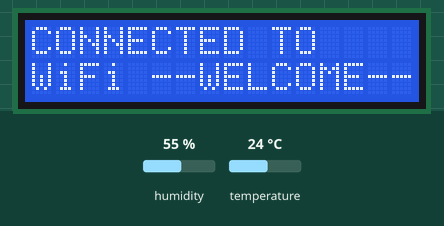
Simulated run of this sketch. Board: ESP8266 (NodeMCU). Shown: 16×2 character LCD. The test bench sets the inputs (shaded band); at power-on: humidity 55 %, temperature 24 °C. WiFi joins after 1.5 s; servers stay silent unless stated; uploads are accepted with an empty reply; what the sketch prints to the serial monitor is not drawn.

Above: at 1.7 s.
At 4.8 s:
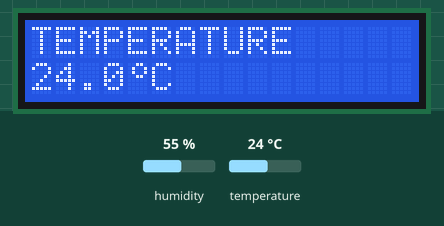
4.9 s: humidity set to 22 %
13.4 s: temperature set to 12 °C
At 21.6 s:
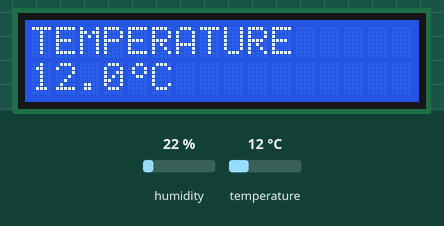
22.2 s: humidity set to 40 %
At 32.5 s:
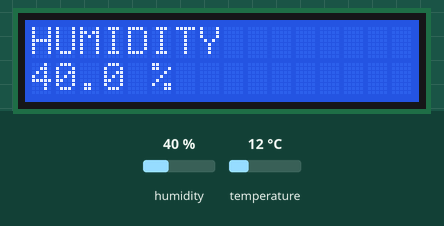
32.8 s: temperature set to 19 °C
At 39.1 s:
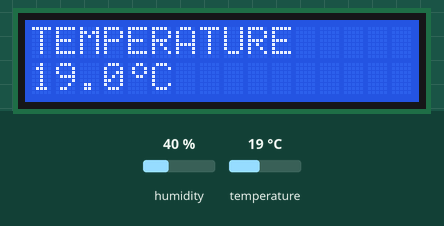
Timing chart, 0 to 40.6 s (numbered marks = the images above; inputs shaded):
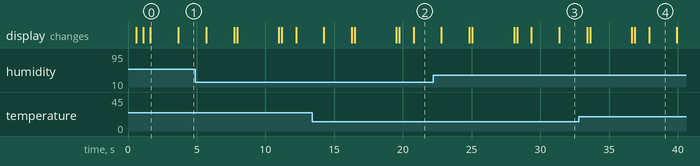

The sketch:

sistec_iot.ino
```cpp
// ============================================
// SISTec IoT Application 2026
// ESP8266 Arduino Code
// DHT11 Sensor + 16x2 LCD (I2C)
// ============================================

#include <ESP8266WiFi.h>
#include <ESP8266HTTPClient.h>
#include <WiFiClientSecureBearSSL.h>
#include <DHT.h>
#include <Wire.h>
#include <LiquidCrystal_I2C.h>

// ---- WiFi Credentials ----
const char* ssid     = "Ansh";       // Change this
const char* password = "123456789";   // Change this

// ---- Render Server URL ----
// Replace with your actual Render deployment URL
const char* serverURL = "https://newiot.onrender.com";

// ---- DHT11 Sensor Settings ----
#define DHTPIN D5
#define DHTTYPE DHT11
DHT dht(DHTPIN, DHTTYPE);

// ---- LCD Settings ----
// SDA = D2, SCL = D1
LiquidCrystal_I2C lcd(0x27, 16, 2);

// ---- Degree symbol for LCD ----
byte degreeChar[8] = {
  0b00110,
  0b01001,
  0b01001,
  0b00110,
  0b00000,
  0b00000,
  0b00000,
  0b00000
};

void setup() {
  Serial.begin(115200);
  dht.begin();

  // Setup LCD
  Wire.begin(D2, D1); // SDA=D2, SCL=D1
  lcd.init();
  lcd.backlight();
  lcd.createChar(0, degreeChar); // Register degree symbol

  // ---- Screen 1: Connecting to WiFi ----
  lcd.clear();
  lcd.setCursor(0, 0);
  lcd.print("CONNECTING TO");
  lcd.setCursor(0, 1);
  lcd.print("WiFi");

  // Connect to WiFi
  WiFi.begin(ssid, password);
  while (WiFi.status() != WL_CONNECTED) {
    delay(500);
    lcd.print(".");
    Serial.print(".");
  }

  Serial.println("\nWiFi Connected!");

  // ---- Screen 2: Connected ----
  lcd.clear();
  lcd.setCursor(0, 0);
  lcd.print("CONNECTED TO");
  lcd.setCursor(0, 1);
  lcd.print("WiFi --WELCOME--");
  delay(2000);
}

void loop() {
  // Read DHT11 Sensor
  float temperature = dht.readTemperature();
  float humidity = dht.readHumidity();

  // Check if sensor reading is valid
  if (isnan(temperature) || isnan(humidity)) {
    Serial.println("DHT11 read failed!");
    lcd.clear();
    lcd.setCursor(0, 0);
    lcd.print("SENSOR ERROR");
    delay(2000);
    return;
  }

  Serial.print("Temperature: ");
  Serial.print(temperature);
  Serial.print(" C | Humidity: ");
  Serial.print(humidity);
  Serial.println(" %");

  // ---- Screen 3: Temperature ----
  lcd.clear();
  lcd.setCursor(0, 0);
  lcd.print("TEMPERATURE");
  lcd.setCursor(0, 1);
  lcd.print(temperature, 1);
  lcd.write(0); // Degree symbol
  lcd.print("C");
  delay(2000);

  // ---- Screen 4: Humidity ----
  lcd.clear();
  lcd.setCursor(0, 0);
  lcd.print("HUMIDITY");
  lcd.setCursor(0, 1);
  lcd.print(humidity, 1);
  lcd.print(" %");
  delay(2000);

  // ---- Screen 5: Fetch LCD Text from Server ----
  lcd.clear();
  lcd.setCursor(0, 0);
  lcd.print("SISTec DISPLAY");
  lcd.setCursor(0, 1);
  lcd.print("Fetching...");

  String lcdText = fetchLCDText();

  lcd.clear();
  lcd.setCursor(0, 0);
  lcd.print("SISTec DISPLAY");
  lcd.setCursor(0, 1);
  lcd.print(lcdText);
  delay(3000);

  // ---- Screen 6: Sending Data ----
  lcd.clear();
  lcd.setCursor(0, 0);
  lcd.print("SENDING DATA TO");
  lcd.setCursor(0, 1);
  lcd.print("WEB SERVER....");

  // Send sensor data to server
  bool sent = sendSensorData(temperature, humidity);

  // ---- Screen 7: Data Sent ----
  lcd.clear();
  lcd.setCursor(0, 0);
  if (sent) {
    lcd.print("DATA SENT...!!");
  } else {
    lcd.print("SEND FAILED!");
  }
  delay(1000);
}


// ============================================
// FUNCTION: Send Temperature & Humidity to Server
// ============================================
bool sendSensorData(float temperature, float humidity) {
  if (WiFi.status() != WL_CONNECTED) {
    Serial.println("WiFi not connected!");
    return false;
  }

  // Build URL: /api/save?temperature=25.5&humidity=56.2
  String url = String(serverURL) + "/api/save?temperature=" + String(temperature, 1) + "&humidity=" + String(humidity, 1);
  Serial.println("Sending to: " + url);

  // Use BearSSL for HTTPS (Render uses HTTPS only)
  BearSSL::WiFiClientSecure client;
  client.setInsecure(); // Skip SSL certificate verification (easier for beginners)

  HTTPClient https;
  https.begin(client, url);

  int httpCode = https.GET();
  String response = https.getString();
  https.end();

  Serial.print("HTTP Code: ");
  Serial.println(httpCode);
  Serial.println("Response: " + response);

  return (httpCode == 200);
}


// ============================================
// FUNCTION: Fetch LCD Text from Server
// ============================================
String fetchLCDText() {
  if (WiFi.status() != WL_CONNECTED) {
    return "No WiFi";
  }

  String url = String(serverURL) + "/api/lcd";
  Serial.println("Fetching LCD text from: " + url);

  BearSSL::WiFiClientSecure client;
  client.setInsecure(); // Skip SSL verification

  HTTPClient https;
  https.begin(client, url);

  int httpCode = https.GET();
  String lcdText = "No Data";

  if (httpCode == 200) {
    lcdText = https.getString();
    lcdText.trim();
    // Limit to 16 characters for LCD
    if (lcdText.length() > 16) {
      lcdText = lcdText.substring(0, 16);
    }
  }
  https.end();

  Serial.println("LCD Text: " + lcdText);
  return lcdText;
}
```

Measured:
- what the display in image 0 shows lasts 2.1 s, from 1.6 s to 3.7 s
